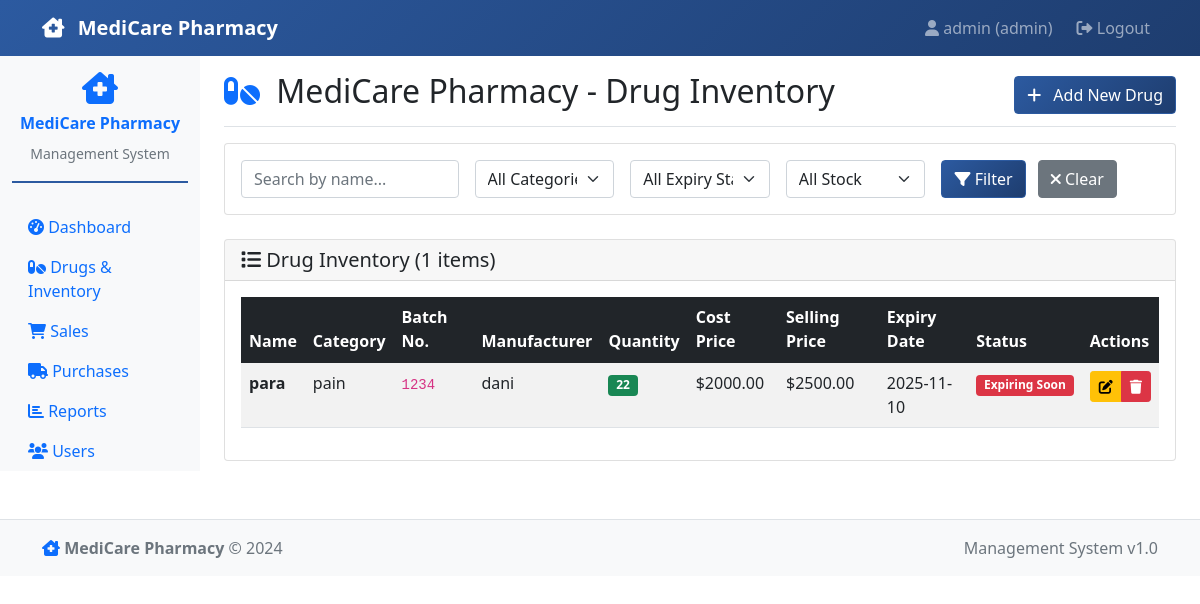
Screenshot of /drugs (signed in) with the database file from the repository.
### models.py (models this page shows)
class Drug(db.Model):
    id = db.Column(db.Integer, primary_key=True)
    name = db.Column(db.String(100), nullable=False)
    category = db.Column(db.String(50), nullable=False)
    batch_no = db.Column(db.String(50), nullable=False)
    manufacturer = db.Column(db.String(100), nullable=False)
    quantity = db.Column(db.Integer, nullable=False, default=0)
    cost_price = db.Column(db.Float, nullable=False)
    selling_price = db.Column(db.Float, nullable=False)
    expiry_date = db.Column(db.Date, nullable=False)
    created_at = db.Column(db.DateTime, default=datetime.utcnow)
    updated_at = db.Column(db.DateTime, default=datetime.utcnow, onupdate=datetime.utcnow)
    sales = db.relationship('Sale', backref='drug', lazy=True)
    purchases = db.relationship('Purchase', backref='drug', lazy=True)

### app.py (the view, shortened to what this page needs)
@app.route('/drugs')
@login_required()
def drugs():
    search = request.args.get('search', '')
    category = request.args.get('category', '')
    expiry_filter = request.args.get('expiry_filter', '')
    stock_filter = request.args.get('stock_filter', '')
    query = Drug.query
    if search:
        query = query.filter(Drug.name.ilike(f'%{search}%'))
    if category:
        query = query.filter_by(category=category)
    if stock_filter == 'low_stock':
        query = query.filter(Drug.quantity < 10)
    drugs = query.order_by(Drug.name).all()
    categories = db.session.query(Drug.category).distinct().all()
    categories = [cat[0] for cat in categories if cat[0]]  # Extract from tuple and filter None
    return render_template('drugs.html', drugs=drugs, categories=categories)

### app.py (called while the page is built)
@app.context_processor
def inject_today():
    return {'today': datetime.now().date()}

def login_required(role=None):
    def decorator(f):
        @wraps(f)
        def decorated_function(*args, **kwargs):
            if 'user_id' not in session:
                return redirect(url_for('login'))
            if role and session.get('role') != role:
                flash('Access denied. Insufficient permissions.', 'danger')
                return redirect(url_for('dashboard'))
            return f(*args, **kwargs)
        return decorated_function
    return decorator

### templates/drugs.html (shortened to what this page needs)
{% extends "base.html" %}
{% block content %}
<div class="d-flex justify-content-between flex-wrap flex-md-nowrap align-items-center pt-3 pb-2 mb-3 border-bottom">
    <h1 class="h2">
        <i class="fas fa-pills text-primary me-2"></i>
        MediCare Pharmacy - Drug Inventory
    </h1>
    {% if session.role == 'admin' %}
    <a href="{{ url_for('add_drug') }}" class="btn btn-primary">
        <i class="fas fa-plus me-2"></i> Add New Drug
    </a>
    {% endif %}
</div>
<div class="card mb-4">
    <div class="card-body">
        <form method="GET" class="row g-3">
            <div class="col-md-3">
                <input type="text" class="form-control" name="search" placeholder="Search by name..." value="{{ request.args.get('search', '') }}">
            </div>
            <div class="col-md-2">
                <select class="form-select" name="category">
                    <option value="">All Categories</option>
                </select>
            </div>
            <div class="col-md-2">
                <select class="form-select" name="expiry_filter">
                    <option value="">All Expiry Status</option>
                </select>
            </div>
            <div class="col-md-2">
                <select class="form-select" name="stock_filter">
                    <option value="">All Stock</option>
                </select>
            </div>
            <div class="col-md-3">
                <button type="submit" class="btn btn-primary me-2">
                    <i class="fas fa-filter"></i> Filter
                </button>
                <a href="{{ url_for('drugs') }}" class="btn btn-secondary">
                    <i class="fas fa-times"></i> Clear
                </a>
            </div>
        </form>
    </div>
</div>
<div class="card">
    <div class="card-header">
        <h5 class="card-title mb-0">
            <i class="fas fa-list"></i> Drug Inventory ({{ drugs|length }} items)
        </h5>
    </div>
    <div class="card-body">
        {% if drugs %}
        <div class="table-responsive">
            <table class="table table-striped table-hover">
                <thead class="table-dark">
                    <tr>
                        <th>Name</th>
                        <th>Category</th>
                        <th>Batch No.</th>
                        <th>Manufacturer</th>
                        <th>Quantity</th>
                        <th>Cost Price</th>
                        <th>Selling Price</th>
                        <th>Expiry Date</th>
                        <th>Status</th>
                        {% if session.role == 'admin' %}
                        <th>Actions</th>
                        {% endif %}
                    </tr>
                </thead>
                <tbody>
                    {% for drug in drugs %}
                    <tr>
                        <td><strong>{{ drug.name }}</strong></td>
                        <td>{{ drug.category }}</td>
                        <td><code>{{ drug.batch_no }}</code></td>
                        <td>{{ drug.manufacturer }}</td>
                        <td>
                            <span class="badge {% if drug.quantity < 10 %}bg-danger{% elif drug.quantity < 20 %}bg-warning{% else %}bg-success{% endif %}">
                                {{ drug.quantity }}
                            </span>
                        </td>
                        <td>${{ "%.2f"|format(drug.cost_price) }}</td>
                        <td>${{ "%.2f"|format(drug.selling_price) }}</td>
                        <td>{{ drug.expiry_date.strftime('%Y-%m-%d') }}</td>
                        <td>
                            {% set days_until = (drug.expiry_date - today).days %}
                            {% if days_until < 0 %}
                            <span class="badge bg-dark">Expired</span>
                            {% elif days_until <= 90 %}
                            <span class="badge bg-danger">Expiring Soon</span>
                            {% else %}
                            <span class="badge bg-success">Valid</span>
                            {% endif %}
                        </td>
                        {% if session.role == 'admin' %}
                        <td>
                            <div class="btn-group btn-group-sm">
                                <a href="{{ url_for('edit_drug', drug_id=drug.id) }}" class="btn btn-warning" title="Edit">
                                    <i class="fas fa-edit"></i>
                                </a>
                                <a href="{{ url_for('delete_drug', drug_id=drug.id) }}" class="btn btn-danger"
                                   onclick="return confirm('Are you sure you want to delete {{ drug.name }}?')" title="Delete">
                                    <i class="fas fa-trash"></i>
                                </a>
                            </div>
                        </td>
                        {% endif %}
                    </tr>
                    {% endfor %}
                </tbody>
            </table>
        </div>
        {% endif %}
    </div>
</div>
{% endblock %}

### static/style.css (style rules this page uses)
:root { --medicare-primary: #2c5aa0; --medicare-secondary: #34a853; --medicare-accent: #ff6b35; }
.btn-primary { background-color: var(--medicare-primary); border-color: var(--medicare-primary); background: linear-gradient(135deg, var(--medicare-primary) 0%, #1e3d6f 100%); }

### rows the page displays
Drug: name "para", category "pain", batch_no "1234", manufacturer "dani", quantity "22", cost_price "2000.00", selling_price "2500.00", expiry_date "2025-11-10"

### other values shown
{{ session.username }} "admin"
{{ session.role }} "admin"
{{ drugs|length }} "1"
